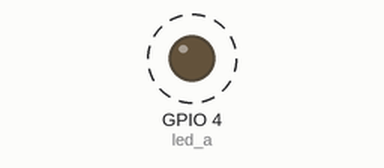
A program run on a simulated ESP32 board running MicroPython. On the bench: output pins drawn as LEDs (lit = HIGH). Dashed ring = blinking. What the program prints to the serial console is not drawn.

Above: at 0.2 s.
Timing chart, 0 to 3.0 s (numbered marks = the images above):
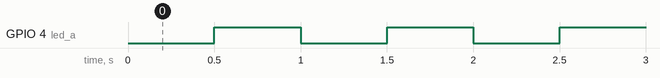

The program:

main.py
```python
from machine import Pin
import time

led_a = Pin(4,Pin.OUT)


while True:

        led_a.value(0)
        print("0ff")
        time.sleep(0.5)
        led_a.value(1)
        print("on")
        time.sleep(0.5)
```

Measured:
- by itself, GPIO 4 (led_a): alternates HIGH for 0.50 s and LOW for 0.50 s
